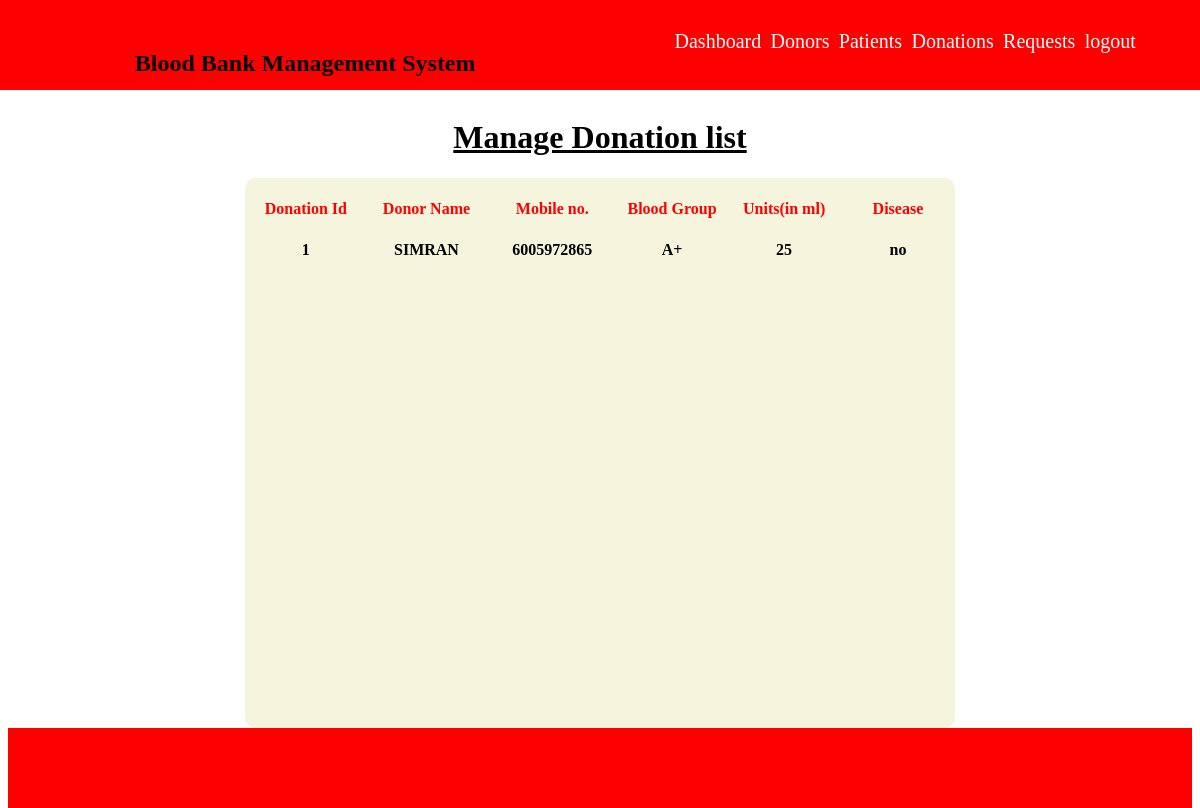
The app's page /donation-list.php with its own data.
### tables this page shows
CREATE TABLE IF NOT EXISTS `donation` (
  `ID` int NOT NULL AUTO_INCREMENT,
  `DONOR_ID` int DEFAULT NULL,
  `BLOOD_GROUP` varchar(5) DEFAULT NULL,
  `NO_OF_UNITS` int DEFAULT NULL,
  `DISEASE` varchar(25) DEFAULT NULL,
  `STATUS` int DEFAULT NULL,
  PRIMARY KEY (`ID`),
  KEY `donation_ibfk_2` (`BLOOD_GROUP`),
  KEY `donation_ibfk_3` (`DONOR_ID`)
);

CREATE TABLE IF NOT EXISTS `donor` (
  `DID` int NOT NULL AUTO_INCREMENT,
  `NAME` varchar(20) DEFAULT NULL,
  `EMAIL` varchar(25) DEFAULT NULL,
  `PASSWORD` varchar(20) DEFAULT NULL,
  `MOBILE` bigint DEFAULT NULL,
  PRIMARY KEY (`DID`)
);

### donation-list.php (the view, shortened to what this page needs)
<?php
include('connection.php');
?>
<!DOCTYPE html>
<html>
<head>
    <link rel="stylesheet" type="text/css" href="css/s1.css">
</head>
<header>
<div class="full">
    <div class="inner_full">
        <div id="header"><h2>Blood Bank Management System</h2>
        <nav>
        <a href="admin-home.php"> Dashboard</a>
            <a href="donor-list.php"> Donors</a>
            <a href="patient-list.php"> Patients</a>
            <a href="donation-list.php"> Donations</a>
            <a href="request-list.php"> Requests</a>
            <a href="logout.php"> logout</a>
        </nav>
    </div>
    </div>
</div>
</header>
<body>
    <div id="body"><br><br><br><br><br>
  <center><h1><u>Manage Donation list</u></h1></center>
    <center> <div id="form">
        <table>
            <tr>
               <td><center><b>Donation Id</b></center></td>
                <td><center><b>Donor Name</b></center></td>
                <td><center><b>Mobile no.</b></center></td>
                <td><center><b>Blood Group</b></center></td>
                <td><center><b>Units(in ml)</b></center></td>
                <td><center><b>Disease</b></center></td>
            </tr>
            <?php
            $q=$db->query("SELECT ID,NAME,MOBILE,BLOOD_GROUP,NO_OF_UNITS,DISEASE  FROM donation, donor WHERE DID=DONOR_ID");
            while($r1=$q->fetch(PDO::FETCH_OBJ))
            {
                ?>
                <tr>
                    <td><center><b><font color="black"><?=$r1->ID; ?></center></td>
                    <td><center><b><font color="black"><?=$r1->NAME; ?> </center></td>
                    <td><center><b><font color="black"><?=$r1->MOBILE; ?> </center></td>
                    <td><center><b><font color="black"><?=$r1->BLOOD_GROUP; ?> </center></td>
                    <td><center><b><font color="black"><?=$r1->NO_OF_UNITS; ?></center></td>
                    <td><center><b><font color="black"><?=$r1->DISEASE; ?></center></td>
                </tr>
                <?php
            }
            ?>
</table>
</div>
        </body>
<footer>
        <div id="footer"> </div>
        </footer>
</html>

### css/s1.css (style rules this page uses)
#header { position:fixed; top:0; left:0; width:100%; height:30px; display:flex; justify-content:space-around; font-size:20; padding:30px 40px; background-color:red; color:black; }
#header nav { width:40%; display:flex; justify-content: space-evenly; align-items:right; font-size:20px; }
#header nav a { color:white; text-decoration:none; position:relative; }
#header nav a::before { content:""; position:absolute; bottom:5px; left:0; background-color:white; width:0%; height:2.5px; transition:.3s; }
#body { height: 650px; width:100%; }
#footer { width:100%; height:80px; background-color:red; }
#form { width:60%; height:550px; background-color:rgba(245, 245, 220, 0.952); color:red; border-radius: 10px; }

### donation-list.php (style rules this page uses)
td { width:200px; height:150 px; padding-top:20px;; }

### records on screen
donation: ID "1", DONOR_ID.NAME "SIMRAN", DONOR_ID.MOBILE "6005972865", BLOOD_GROUP "A+", NO_OF_UNITS "25", DISEASE "no"
